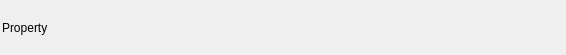
<?xml version="1.0" encoding="UTF-8"?>
<ui version="4.0">
 <class>FloatVec3Widget</class>
 <widget class="QWidget" name="FloatVec3Widget">
  <property name="geometry">
   <rect>
    <x>0</x>
    <y>0</y>
    <width>566</width>
    <height>55</height>
   </rect>
  </property>
  <property name="windowTitle">
   <string>FloatVec3Widget</string>
  </property>
  <layout class="QHBoxLayout" name="horizontalLayout">
    <property name="spacing">
     <number>5</number>
    </property>
    <property name="leftMargin">
     <number>2</number>
    </property>
    <property name="topMargin">
     <number>2</number>
    </property>
    <property name="rightMargin">
     <number>2</number>
    </property>
    <property name="bottomMargin">
     <number>2</number>
    </property>
   <item>
    <widget class="QLabel" name="FloatVec3WidgetLabel">
     <property name="text">
      <string>Property</string>
     </property>
    </widget>
   </item>
  </layout>
 </widget>
 <resources/>
 <connections/>
</ui>
